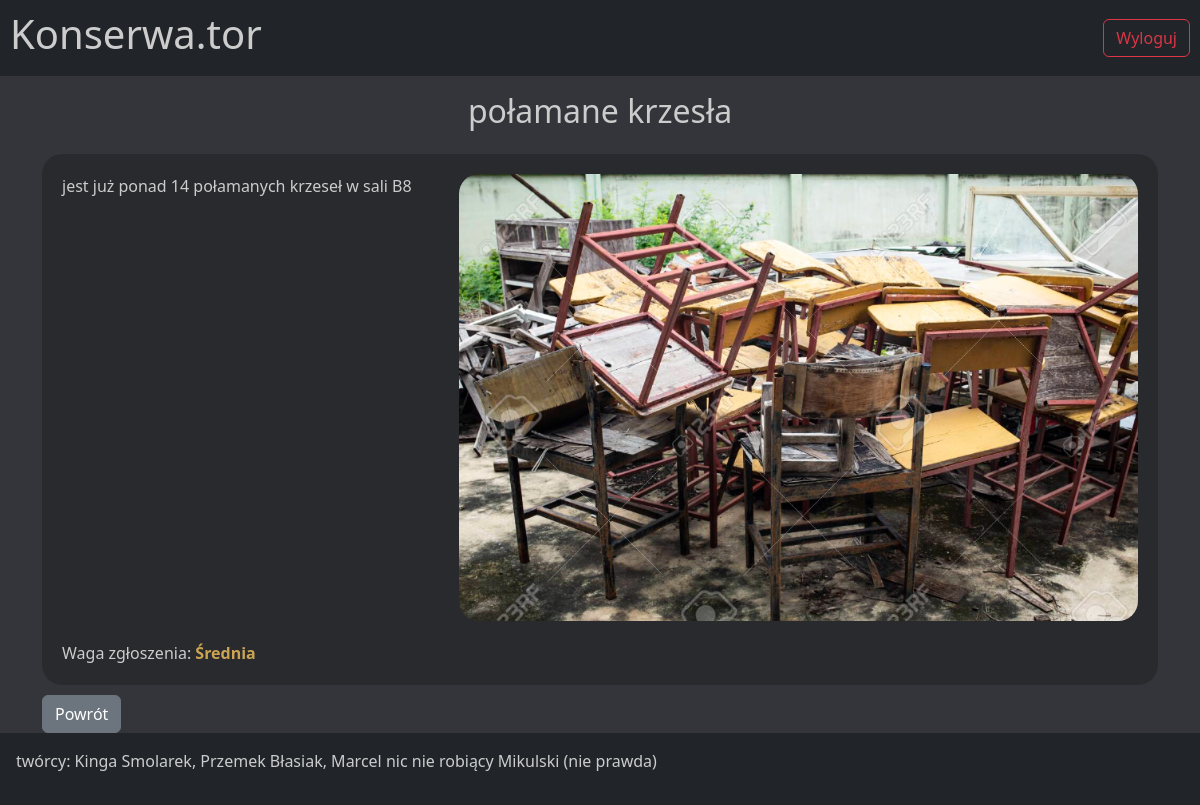
Screenshot of /zgloszenia/report?id=11 (signed in) with the database file from the repository.
### zgloszenia/models.py (models this page shows, shortened)
class Report(models.Model):
    STATUS_CHOICES = [
        ('not_done', 'Not Done'),
        ('in_progress', 'In Progress'),
        ('done', 'Done'),
    ]
    IMPORTANCE_CHOICES = [
        (1, 'Niska'),
        (2, 'Średnia'),
        (3, 'Wysoka'),
    ]
    user = models.ForeignKey(User, on_delete=models.CASCADE, default='1')
    id = models.AutoField(primary_key=True)
    title = models.CharField(max_length=150, null=False)
    description = models.TextField(max_length=250)
    foto = models.ImageField(upload_to='fotos/', null=True, blank=True)
    status_of_the_report = models.CharField(max_length=20, choices=STATUS_CHOICES, default='not_done')
    importance_of_the_report = models.IntegerField(choices=IMPORTANCE_CHOICES, default=1)

### zgloszenia/views.py (the view)
# urls.py: path('report', report_view, name='report'),
@login_required
def report_view(request):
    if request.user.groups.filter(name='Konserwatorzy').exists() or request.user.groups.filter(name='Pracownicy').exists():
        report = Report.objects.get(id=int(request.GET.get('id')))
        context = {
            'report': report
        }
        return render(request, 'report.html', context)
    else:
        return HttpResponse("nie należysz do żadnej grupy")

### zgloszenia/templates/report.html (shortened to what this page needs)
{% extends 'base.html' %}
{% block content %}
<h2 class="text-center p-3">{{report.title}}</h2>
<div>
  <div class="report">
    <div class="desc">{{report.description}}</div>
    <img src="fotos?id={{report.id}}" alt="">
    <div class="info">
      Waga zgłoszenia:
      <b class="waga{{report.importance_of_the_report}}">{{report.get_importance_of_the_report_display}}</b>
    </div>
  </div>
  <a href="."><button type="button" class="btn btn-secondary">Powrót</button></a>
</div>
{% endblock %}

### zgloszenia/static/style.css (style rules this page uses)
body { background-color: rgb(51, 53, 58); color: #ccc; height: 100vh; }

### zgloszenia/templates/report.html (style rules this page uses)
.report { background-color: rgba(0, 0, 0, 0.2); padding: 20px; margin-bottom: 10px; height: fit-content; display: grid; grid-gap: 20px; grid-template-columns: 35% 65%; border-radius: 20px; grid-template-areas: 'desc img' 'inf inf'; }
img { grid-area: img; width: calc(100% - 20px); border-radius: 20px; }
.desc { overflow-wrap: break-word; grid-area: desc; }
.info { grid-area: inf; }
b.waga2 { color: #caa453 }

### rows the page displays
Report: title "połamane krzesła", description "jest już ponad 14 połamanych krzeseł w sali B8", importance_of_the_report "Średnia"
